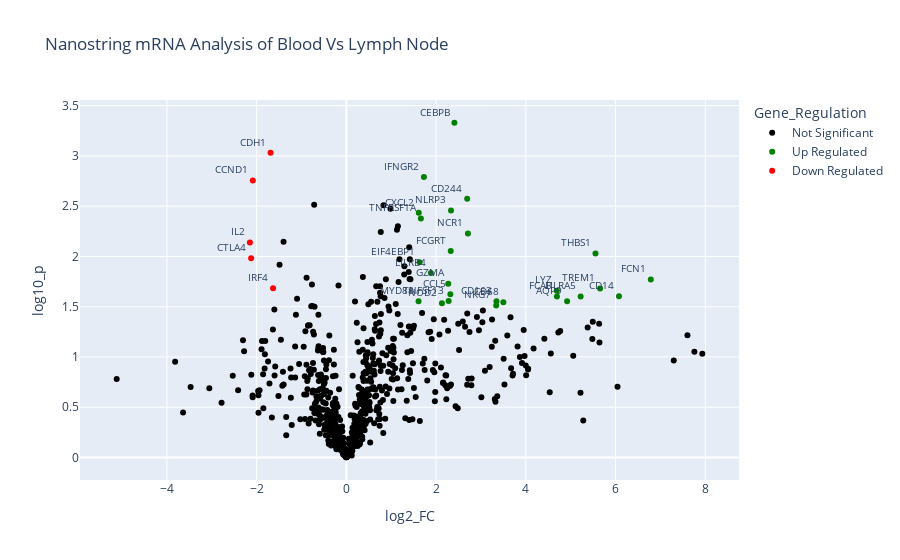

Here is the notebook cell this chart was saved with:
### Code cell
import plotly.express as px
fig = px.scatter(vol, x="log2_FC", y="log10_p", hover_data=['Gene'], color="Gene_Regulation", text='Label',color_discrete_sequence=["black", "green", "red"]
                ,title="Nanostring mRNA Analysis of Blood Vs Lymph Node")
fig.update_traces(textposition='top left',textfont_size=10)
fig.show()

### Figure 1 — Plotly figure (JSON) as saved in the notebook; plotly's stock layout.template omitted (floating-point values rounded to 4 significant figures; data arrays with more than 128 entries replaced by an {"elided": "..."} marker saying what was removed)
{"data": [{"customdata": {"elided": "719x1 str values"}, "hovertemplate": "Gene_Regulation=Not Significant<br>log2_FC=%{x}<br>log10_p=%{y}<br>Gene=%{customdata[0]}<br>Label=%{text}<extra></extra>", "legendgroup": "Not Significant", "marker": {"color": "black", "symbol": "circle"}, "mode": "markers+text", "name": "Not Significant", "showlegend": true, "text": {"elided": "719 str values"}, "textfont": {"size": 10}, "textposition": "top left", "type": "scatter", "x": {"elided": "719 float values"}, "xaxis": "x", "y": {"elided": "719 float values"}, "yaxis": "y"}, {"customdata": [["AQP9"], ["CCL5"], ["CD14"], ["CD163"], ["CD244"], ["CD68"], ["CEBPB"], ["CXCL2"], ["EIF4EBP1"], ["FCAR"], ["FCGRT"], ["FCN1"], ["GZMA"], ["IFNGR2"], ["LILRA5"], ["LILRB4"], ["LYZ"], ["MYD88"], ["NCR1"], ["NKG7"], ["NLRP3"], ["NOD2"], ["THBS1"], ["TNFRSF1A"], ["TNFSF13"], ["TREM1"]], "hovertemplate": "Gene_Regulation=Up Regulated<br>log2_FC=%{x}<br>log10_p=%{y}<br>Gene=%{customdata[0]}<br>Label=%{text}<extra></extra>", "legendgroup": "Up Regulated", "marker": {"color": "green", "symbol": "circle"}, "mode": "markers+text", "name": "Up Regulated", "showlegend": true, "text": ["AQP9", "CCL5", "CD14", "CD163", "CD244", "CD68", "CEBPB", "CXCL2", "EIF4EBP1", "FCAR", "FCGRT", "FCN1", "GZMA", "IFNGR2", "LILRA5", "LILRB4", "LYZ", "MYD88", "NCR1", "NKG7", "NLRP3", "NOD2", "THBS1", "TNFRSF1A", "TNFSF13", "TREM1"], "textfont": {"size": 10}, "textposition": "top left", "type": "scatter", "x": [4.921, 2.318, 6.077, 3.346, 2.693, 3.5, 2.408, 1.614, 1.631, 4.694, 2.326, 6.787, 2.272, 1.729, 5.222, 1.884, 4.69, 1.609, 2.71, 3.34, 2.333, 2.131, 5.554, 1.661, 2.279, 5.655], "xaxis": "x", "y": [1.554, 1.625, 1.603, 1.555, 2.574, 1.544, 3.33, 2.434, 1.942, 1.601, 2.055, 1.771, 1.729, 2.79, 1.602, 1.835, 1.659, 1.555, 2.228, 1.512, 2.457, 1.535, 2.03, 2.378, 1.556, 1.681], "yaxis": "y"}, {"customdata": [["CCND1"], ["CDH1"], ["CTLA4"], ["IL2"], ["IRF4"]], "hovertemplate": "Gene_Regulation=Down Regulated<br>log2_FC=%{x}<br>log10_p=%{y}<br>Gene=%{customdata[0]}<br>Label=%{text}<extra></extra>", "legendgroup": "Down Regulated", "marker": {"color": "red", "symbol": "circle"}, "mode": "markers+text", "name": "Down Regulated", "showlegend": true, "text": ["CCND1", "CDH1", "CTLA4", "IL2", "IRF4"], "textfont": {"size": 10}, "textposition": "top left", "type": "scatter", "x": [-2.084, -1.69, -2.122, -2.15, -1.634], "xaxis": "x", "y": [2.756, 3.031, 1.981, 2.138, 1.683], "yaxis": "y"}], "layout": {"legend": {"title": {"text": "Gene_Regulation"}, "tracegroupgap": 0}, "title": {"text": "Nanostring mRNA Analysis of Blood Vs Lymph Node"}, "xaxis": {"anchor": "y", "domain": [0, 1], "title": {"text": "log2_FC"}}, "yaxis": {"anchor": "x", "domain": [0, 1], "title": {"text": "log10_p"}}}}
